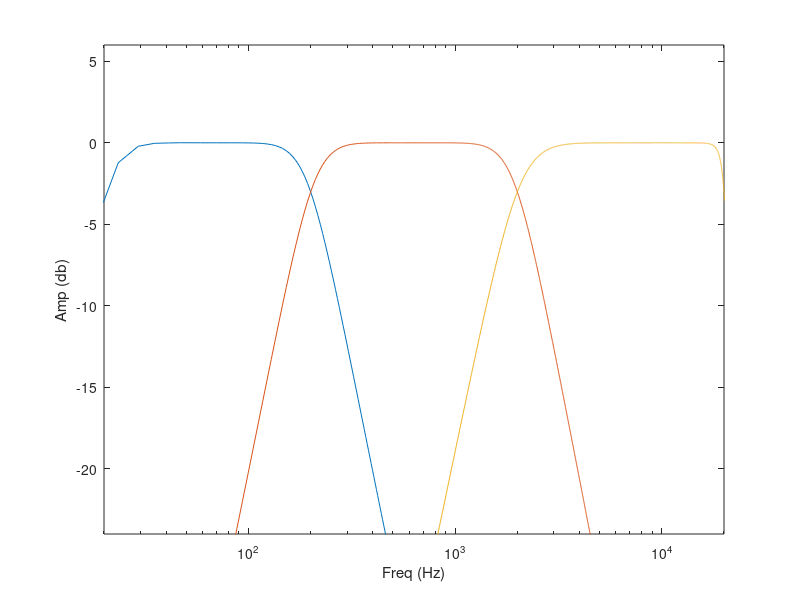

The MATLAB script that drew this image:
% multiFilterbank.m
% Dan Hirlinger
% has not been done in class as of 3/10/21
clear; clc;

Fs = 48000;
Nyq = Fs/2;
m = 3; % Filter order


numBands = 3;

% Log-spaced cutoff frequencies
% 2*10^1 -  2*10^4 (20 - 20k) Hz
freq = 2 * logspace(1,4,numBands + 1);

for band = 1:numBands
   Wn = [freq(band) , freq(band+1)] ./  Nyq;
   [b(:,band),a(:,band)] = butter(m,Wn);
   
   [h,w] = freqz(b(:,band),a(:,band),4096,Fs);
   semilogx(w,20*log10(abs(h)));
   hold on;
end

hold off;
axis([20 20000 -24 6]);
xlabel('Freq (Hz)');
ylabel('Amp (db)');